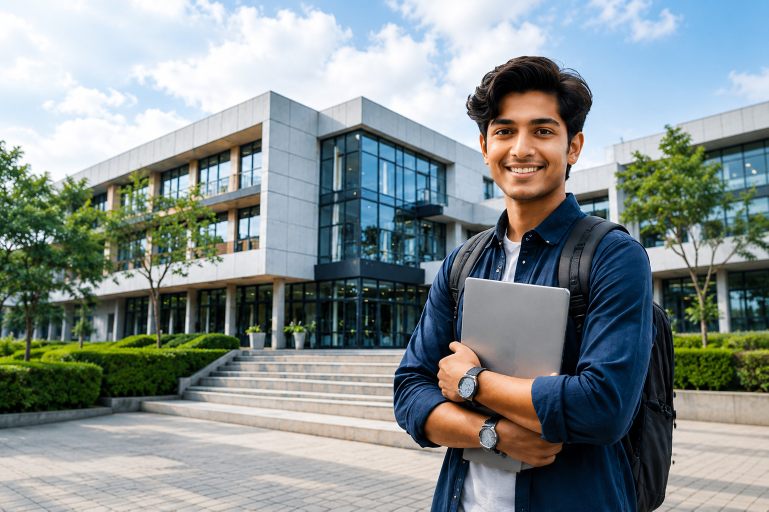
#> input picture src/img-src/aud-student.jpg, 1537 x 1023 px, found by its file name (shown at 1/2 size)
$ python build_images.py
#> lines starting #> are read from the running program, lines starting #| are printed output that depends on the picture
# -*- coding: utf-8 -*-
"""
Image pipeline.

Takes the uploaded source images, assigns each to a named slot, slices the
"Representative Projects" composite into six individual project cards, and
emits responsive AVIF + WebP at three widths.

Run:  python3 build_images.py
"""

import os, shutil
from PIL import Image
try:                      # Pillow < 11.3 needs a plugin to write AVIF
    import pillow_avif    # noqa: F401
except ImportError:
    pass

# Override with IMAGE_SRC when the originals live somewhere else, which they
# will on any machine other than the one that first built this.
SRC = os.environ.get("IMAGE_SRC", "/mnt/user-data/uploads")
OUT = os.path.join(os.path.dirname(os.path.abspath(__file__)), "assets/img")

# slot -> (source file, tier, alt text, caption)
# tier A = work/objects, no people. B = labelled illustrative. C = people.
SLOTS = {
    # --- Tier C: people -----------------------------------------------------
    "hero": ("ChatGPT_Image_Aug_13__2026__01_00_48_PM.png", "C",
             "Engineers working on BIM models at a row of workstations",
             "Illustrative image"),
    "facilities": ("ChatGPT_Image_Aug_13__2026__01_26_22_PM.png", "C",
                   "Open-plan CAD training floor with multiple workstations",
                   "Illustrative image — photography of the Sector 14 centre pending"),
    "classroom": ("ChatGPT_Image_Aug_13__2026__01_16_09_PM.png", "C",
                  "A trainer explaining a Revit model to a class on a large display",
                  "Illustrative image"),
    "sitevisit": ("ChatGPT_Image_Aug_13__2026__01_26_03_PM.png", "C",
                  "Engineers in hard hats reviewing drawings on a construction site",
                  "Illustrative image"),
    "presentation": ("ChatGPT_Image_Aug_13__2026__01_26_13_PM.png", "C",
                     "Learners presenting a mechanical gear assembly to a reviewer",
                     "Illustrative image"),
    "corporate": ("ChatGPT_Image_Aug_13__2026__01_25_41_PM.png", "C",
                  "A team reviewing an industrial plant layout on screen",
                  "Illustrative image"),
    "trainer-context": ("ChatGPT_Image_Aug_13__2026__01_22_31_PM.png", "C",
                        "A trainer presenting design software to a seated group",
                        "Illustrative image — not a portrait of a named trainer"),
    # Its own slot rather than replacing "corporate", which the homepage and the
    # Life @ CADD gallery also use.
    "industry-team": ("About.jpg", "C",
                      "Learners at workstations in a CAD training lab",
                      "Illustrative image"),

    # --- Tier A: work and objects, no people --------------------------------
    "printing": ("ChatGPT_Image_Aug_13__2026__01_10_00_PM.png", "A",
                 "A 3D printer producing a mechanical housing beside the CAD model it was printed from",
                 "Representative of the CAD-to-prototype workflow"),
    "mech": ("ChatGPT_Image_Aug_13__2026__01_12_36_PM.png", "A",
             "Exploded view of a machined mechanical assembly laid over technical drawings",
             "Representative project output"),
    "arch": ("ChatGPT_Image_Aug_13__2026__01_12_46_PM.png", "A",
             "Architectural visualisation of a modern residence at dusk",
             "Representative project output"),
    "bim": ("ChatGPT_Image_Aug_13__2026__01_16_01_PM.png", "A",
            "A building shown as a photograph, a coordinated BIM model and a drawing set",
            "Representative project output"),
    "civil": ("ChatGPT_Image_Aug_13__2026__01_23_01_PM.png", "A",
              "A highway interchange shown as built, as a Civil 3D corridor model and as cross sections",
              "Representative project output"),

    # Student work. 5:4 source; the 4:3 card trims 6% top and bottom, which is
    # dark background above and the edge of the drawing sheet below.
    "proj-mep-coordination": ("MEP Services.png", "B",
                              "A federated MEP model in Revit with colour-coded HVAC, plumbing and "
                              "electrical services, the systems browser and a clash detective report",
                              "Representative project"),

    # --- Per-programme card art ---------------------------------------------
    "prog-revit-architecture": ("Revit Architecture.png", "A",
                                "A three-storey building shown half as a finished render and half as a "
                                "Revit model with structure and MEP services exposed, over drawing sheets",
                                "Representative project output"),
    "prog-revit-structure": ("Revit Structure.png", "A",
                             "A reinforced concrete frame model beside the same structure open in Revit, "
                             "with the project browser showing structural plans and levels",
                             "Representative project output"),
    "prog-revit-mep": ("Revit MEP.png", "A",
                       "A coordinated Revit MEP model on screen showing colour-coded ducting, pipework "
                       "and services above a ceiling, with duct and pipe fittings on the desk",
                       "Representative project output"),
    "prog-civil-3d": ("Civil 3D.png", "A",
                      "A highway interchange corridor model open in Civil 3D showing alignments and "
                      "surfaces, beside a physical road and bridge model on drawing sheets",
                      "Representative project output"),
    "prog-autocad-civil": ("AutoCad Civil.png", "A",
                           "A highway alignment drawing open in AutoCAD Civil showing contours, "
                           "carriageways and a roundabout, over printed setting-out sheets",
                           "Representative project output"),
    "prog-staad-pro": ("STAAD.Pro.png", "A",
                       "A steel frame analysed in STAAD.Pro with beam stresses shown as a colour "
                       "contour and a legend, beside a printed structural drawing set",
                       "Representative project output"),
    "prog-etabs": ("ETABS (CSI).png", "A",
                   "A multi-storey building analysed in ETABS with member forces shown as a colour "
                   "contour and a legend, beside a concrete frame model and drawing sheets",
                   "Representative project output"),
    "prog-5d-bim": ("5D BIM.png", "A",
                    "A 5D BIM workspace showing a building model beside a cost summary, a quantity "
                    "takeoff table and a project schedule, with a concrete frame model on the desk",
                    "Representative project output"),
    "prog-5d-bim-navisworks": ("5D BIM using Navisworks.png", "A",
                               "A federated hospital model open in Navisworks with the Clash Detective "
                               "listing hard and soft clashes and a quantity takeoff panel alongside",
                               "Representative project output"),
    "prog-sketchup": ("SketchUp.png", "A",
                      "A house modelled in SketchUp with the materials tray open, beside a timber "
                      "massing model and a sketchbook of hand-drawn elevations",
                      "Representative project output"),
    "prog-v-ray": ("V-Ray.png", "A",
                   "A dusk exterior render in the V-Ray frame buffer with the asset editor showing "
                   "render quality and environment settings, beside printed sketches and renders",
                   "Representative project output"),
    "prog-lumion": ("Lumion.png", "A",
                    "A landscaped office building in Lumion with the movie effects panel open and a "
                    "walkthrough clip timeline showing the same view from day through to night",
                    "Representative project output"),
    "prog-3ds-max": ("3D Max for Engineers.png", "A",
                     "A house in 3ds Max shown across perspective, wireframe and shaded viewports "
                     "with the modelling panel open, beside a physical massing model and sketches",
                     "Representative project output"),
    "prog-solidworks": ("SolidWorks.png", "A",
                        "A machined bearing housing modelled in SolidWorks with its feature tree, "
                        "a simulation result on a laptop, and the finished metal part on the desk",
                        "Representative project output"),
    "prog-catia": ("CATIA.png", "A",
                   "An engine bracket modelled in CATIA V5 with its specification tree of pads, "
                   "pockets and fillets, beside a detail drawing and the machined part",
                   "Representative project output"),
    "prog-nx-cad": ("NX CAD.png", "A",
                    "An engine bracket modelled in Siemens NX with its part navigator history, a "
                    "wireframe view on a laptop, and the machined part beside vernier callipers",
                    "Representative project output"),
    # 5:4 source, unlike the 4:3 rest. The card crops 6% vertically, which is
    # all background here — checked, no logo or caption is lost.
    "prog-creo": ("Creo.png", "A",
                  "A gearbox assembly shown as a cutaway in Creo Parametric with its model tree of "
                  "housing, shaft, gear and bearing parts, over dimensioned 2D drawings",
                  "Representative project output"),
    "prog-ansys": ("Ansys.png", "A",
                   "A static structural analysis in Ansys Mechanical showing von Mises stress on a "
                   "bracket as a colour contour with its scale, mesh and results tree",
                   "Representative project output"),
    "prog-ansys-workbench": ("Ansys Workbench.png", "A",
                             "The Ansys Workbench project schematic linking geometry, static "
                             "structural, fluid flow and system coupling blocks into one workflow",
                             "Representative project output"),
    # 3:2 source. The card crops 11% horizontally, all of it room background —
    # the application window (x 174-1410) is well inside what survives.
    "prog-ansys-fluent": ("Ansys Fluent.png", "A",
                          "A CFD result in Ansys Fluent showing static pressure contours and flow "
                          "streamlines through a valve, with the residuals plot converging",
                          "Representative project output"),
    "prog-nx-nastran": ("NX Nastran.png", "A",
                        "A meshed bracket solved in NX Nastran showing nodal displacement as a "
                        "colour contour, with the simulation navigator and solution summary",
                        "Representative project output"),
    "prog-autodesk-inventor": ("Autodesk Inventor.png", "A",
                               "A gearbox assembly cutaway in Autodesk Inventor with its browser "
                               "listing housing, shafts, spur gears, bearings and fasteners",
                               "Representative project output"),
    "prog-gdt": ("GD & T.png", "A",
                 "A toleranced part drawing carrying feature control frames and datum references, "
                 "with a reference panel explaining position, flatness and perpendicularity",
                 "Representative project output"),
    "prog-autocad-mechanical": ("AutoCAD 2D & 3D Mechanical.png", "A",
                                "A gearbox in AutoCAD shown as a dimensioned 2D drawing beside the "
                                "same part as a 3D solid model cut away to reveal the gear train",
                                "Representative project output"),
    "prog-autocad-3d": ("AutoCAD 3D.png", "A",
                        "A hinge bracket modelled as a 3D solid in AutoCAD with the properties "
                        "palette and solid editing tools open, beside a hand sketch of the part",
                        "Representative project output"),
    "prog-3d-printing": ("3D Printing & Prototyping.png", "A",
                         "A bracket on screen as a CAD model and mid-print on a 3D printer, with "
                         "finished prints, a lattice cube and a gear laid out beside callipers",
                         "Representative project output"),
    "prog-primavera-ppm": ("Primavera P6 with PPM.png", "A",
                           "A planner working through a construction programme, with the schedule "
                           "as a Gantt chart on screen, drawings on the desk and a site model",
                           "Representative project output"),
    "prog-ms-project-ppm": ("MS Project with PPM.png", "A",
                            "A project plan in MS Project showing a task breakdown and Gantt chart "
                            "with a portfolio dashboard of health status, cost and resource summaries",
                            "Representative project output"),
    "prog-autocad-electrical": ("AutoCAD Electrical.png", "A",
                                "A motor control circuit drawn in AutoCAD Electrical with the "
                                "project manager, ladder wiring and a components tool palette",
                                "Representative project output"),
    "prog-pc-schematic": ("PC Schematic.png", "A",
                          "A motor control circuit documented in PC|SCHEMATIC Automation with the "
                          "project explorer, IEC symbol library and a titled drawing sheet",
                          "Representative project output"),
    "prog-automation-cad": ("Automation CAD.png", "A",
                            "A PLC control circuit drawn in an automation CAD package showing "
                            "digital and analogue I/O modules, contactors and a motor starter",
                            "Representative project output"),

    # --- Life @ CADD gallery tiles ------------------------------------------
    "competition": ("Missing gallery image — Technical Competition.png", "C",
                    "Learners comparing a machined engine housing against the 3D model on screen during a design contest",
                    "Illustrative image"),
    "career-workshop": ("Missing gallery image — Career Workshop.png", "C",
                        "A speaker walking a seated group through engineering career paths on a large display",
                        "Illustrative image"),
    "mock-interview": ("Missing gallery image — Mock Interview.png", "C",
                       "A candidate being interviewed by two panellists across a table at a recruitment drive",
                       "Illustrative image"),
    "job-fair": ("Job Fair.png", "C",
                 "Two candidates with CVs talking to an employer at a recruitment stall showing engineering project work",
                 "Illustrative image"),
}

# The "Representative Projects" composite, sliced into six cards.
# (name, slug, tag, crop box on the 1448x1086 source, alt)
GRID_SRC = "ChatGPT_Image_Aug_13__2026__01_23_06_PM__1_.png"
GRID_CELLS = [
    ("BIM coordination", "bim-coordination", "bim", (16, 158, 476, 481),
     "Integrated 3D building information model with architectural, structural and MEP systems"),
    ("Highway corridor design", "highway-corridor", "civil", (490, 158, 950, 481),
     "Civil 3D model showing highway alignment, corridor design and earthwork analysis"),
    ("RCC structural analysis", "rcc-structure", "struct", (964, 158, 1432, 481),
     "STAAD.Pro and ETABS model for structural analysis and design of an RCC building"),
    ("Mechanical assembly", "mechanical-assembly", "mech", (16, 620, 476, 947),
     "3D model of a mechanical engine assembly created in SolidWorks"),
    ("Architectural visualisation", "architectural-viz", "arch", (490, 620, 950, 947),
     "Architectural design and visualisation created using Revit"),
    ("Construction programme", "construction-programme", "pm", (964, 620, 1432, 947),
     "Construction schedule and project controls built in Primavera P6"),
]

WIDTHS = [480, 960, 1600, 2400]

# Audience-card art. These replace an inline SVG drawing, so they have to land
# in exactly the box the drawing occupied (260:150) or the card row loses its
# rhythm. Each is trimmed to its content and then padded back out to that ratio
# on white — the same white the card sits on, so the padding is invisible and
# nothing is cropped away.
CARD_ART = {
    # All four are photographs now rather than drawings, so each was cropped to
    # the box instead of padded — the trim/pad path below would letterbox them on
    # white. Sources kept in src/img-src/. Every crop is centred except
    # aud-fresher, taken from the top so the subject's head stays whole.
    "aud-student": ("aud-student.jpg", 260 / 150,
                    "A smiling student holding a laptop outside a college building"),
    "aud-fresher": ("aud-fresher.jpg", 260 / 150,
                    "A learner working on a mechanical CAD drawing at a desktop workstation"),
    "aud-professional": ("aud-workingProfessional.png", 260 / 150,
                         "A working professional reviewing a 3D building model on a desktop workstation"),
    "aud-corporate": ("aud-corporate.png", 260 / 150,
                      "Glass office towers seen from street level"),
}
CARD_ART_W = 960          # these render ~240 CSS px wide; 960 covers 4x DPR


def emit(im, stem, upscale=1.0):
    """Write AVIF + WebP across the width ladder. Returns bytes written."""
    from PIL import ImageFilter
    total = 0

    if upscale > 1.0:
        # Sliced cards are natively small. A Lanczos upscale plus a light
        # unsharp pass will not invent detail, but it stops the browser doing
        # a cheap bilinear stretch, which is what actually reads as "blurry".
        w0, h0 = im.size
        im = im.resize((round(w0 * upscale), round(h0 * upscale)), Image.LANCZOS)
        im = im.filter(ImageFilter.UnsharpMask(radius=1.1, percent=62, threshold=3))

    w0, h0 = im.size
    ladder = [w for w in WIDTHS if w <= w0 * 1.15]
    # A source narrower than 960 would otherwise stop at 480 and throw away
    # resolution we actually have. Keep the native size as the top rung.
    if w0 < 960 and w0 not in ladder:
        ladder.append(w0)
    for w in sorted(ladder):
        if w > w0 * 1.15:
            continue
        h = round(h0 * w / w0)
        r = im.resize((w, h), Image.LANCZOS) if w != w0 else im
        # higher fidelity on the tiers a large screen actually pulls
        q_avif = 68 if w >= 1600 else (64 if w >= 960 else 60)
        for ext, kw in (("avif", dict(quality=q_avif)),
                        ("webp", dict(quality=84, method=6))):
            p = os.path.join(OUT, f"{stem}-{w}.{ext}")
            r.save(p, **kw)
            total += os.path.getsize(p)
    return total


def main():
    # Additive, deliberately. The original uploads for most slots are long gone;
    # wiping OUT would destroy artwork this script can no longer regenerate.
    # Only slots whose source is present are re-emitted, and the manifest is
    # merged rather than replaced.
    os.makedirs(OUT, exist_ok=True)

    manifest = {}
    try:
        from image_manifest import IMAGES
        manifest.update(IMAGES)
    except ImportError:
        pass
    total = 0

    for slot, (fn, tier, alt, cap) in SLOTS.items():
        src = os.path.join(SRC, fn)
        if not os.path.exists(src):
            print(f"  ! missing source for {slot}: {fn}")
            continue
        im = Image.open(src).convert("RGB")
        total += emit(im, slot)
        manifest[slot] = {"tier": tier, "alt": alt, "caption": cap,
                          "w": im.size[0], "h": im.size[1]}
        print(f"  {slot:18} {im.size[0]}x{im.size[1]}  tier {tier}")

    for slot, (fn, aspect, alt) in CARD_ART.items():
        src = os.path.join(SRC, fn)
        if not os.path.exists(src):
            print(f"  ! missing source for {slot}: {fn}")
            continue
        im = Image.open(src).convert("RGB")
#> im is the input picture: PIL image 1537x1023 RGB; mean R, G, B 133.1, 143, 142.7

        # Trim the surrounding white so the artwork fills the box.
        from PIL import ImageChops
        diff = ImageChops.difference(im, Image.new("RGB", im.size, (255, 255, 255)))
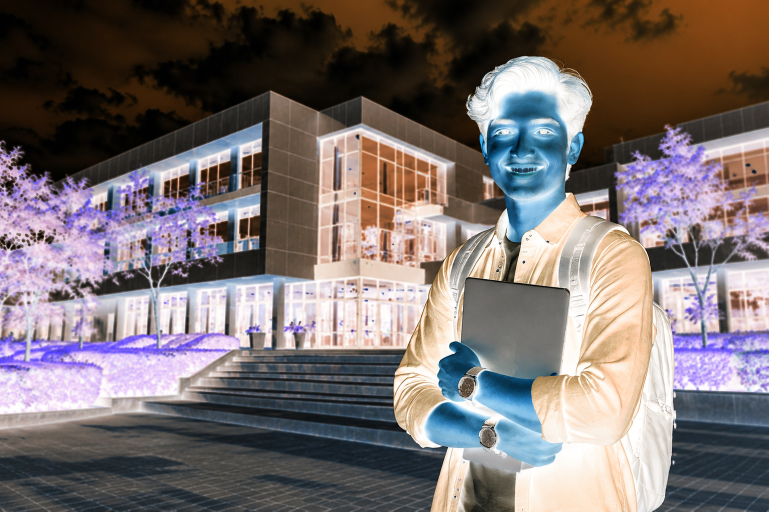
#> diff: PIL image 1537x1023 RGB (shown at 1/2 size); mean R, G, B 121.9, 112, 112.3
        bbox = diff.convert("L").point(lambda p: 255 if p > 12 else 0).getbbox()
#> bbox = (0, 0, 1537, 1023)
        if bbox:
            im = im.crop(bbox)

        # Pad back out to the card-art ratio, centred, on white.
        w, h = im.size
        if w / h < aspect:
            cw, ch = round(h * aspect), h
        else:
            cw, ch = w, round(w / aspect)
        canvas = Image.new("RGB", (cw, ch), (255, 255, 255))
#> canvas: PIL image 1773x1023 RGB; every value is 255
        canvas.paste(im, ((cw - w) // 2, (ch - h) // 2))
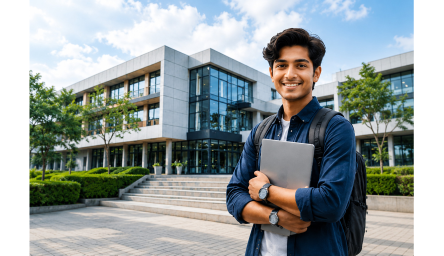
#> canvas: PIL image 1773x1023 RGB (shown at 1/4 size); mean R, G, B 149.3, 157.9, 157.7
        canvas = canvas.resize((CARD_ART_W, round(CARD_ART_W * ch / cw)), Image.LANCZOS)
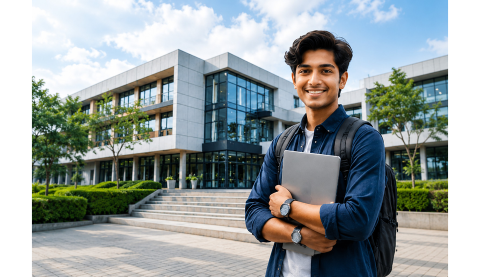
#> canvas: PIL image 960x554 RGB (shown at 1/2 size); mean R, G, B 149.3, 157.9, 157.7

        total += emit(canvas, slot)
#> the loop in emit, `for w in sorted(ladder):` made 2 passes
#> pass 1, in emit, `r = im.resize((w, h), Image.LANCZOS) if w != w0 else im`:
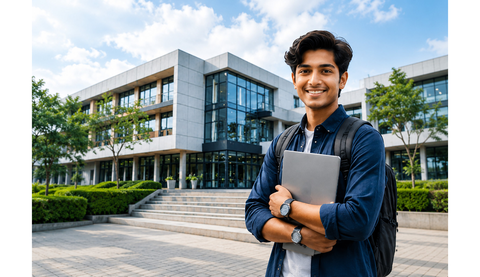
#> r: PIL image 480x277 RGB; mean R, G, B 149.3, 157.9, 157.7
#> after the loop in emit, `for w in sorted(ladder):`: total = 1027736
#> total = 1027736
        manifest[slot] = {"tier": "C", "alt": alt, "caption": "",
                          "w": canvas.size[0], "h": canvas.size[1]}
        print(f"  {slot:18} {canvas.size[0]}x{canvas.size[1]}  card art")
#|   aud-student        960x554  card art

    grid_path = os.path.join(SRC, GRID_SRC)
    if not os.path.exists(grid_path):
        print(f"\n  ! {GRID_SRC} not present — keeping the existing project cards")
        GRID_CELLS.clear()
    grid = Image.open(grid_path).convert("RGB") if GRID_CELLS else None
    if GRID_CELLS:
        print(f"\n  slicing {GRID_SRC} ({grid.size[0]}x{grid.size[1]}) into {len(GRID_CELLS)} cards")
    for name, slug, tag, box, alt in GRID_CELLS:
        cell = grid.crop(box)
        # normalise every card to 4:3 so the grid never jumps
        tw, th = cell.size
        target = 4 / 3
        if tw / th > target:
            nw = int(th * target)
            cell = cell.crop(((tw - nw) // 2, 0, (tw - nw) // 2 + nw, th))
        else:
            nh = int(tw / target)
            cell = cell.crop((0, 0, tw, nh))
        stem = "proj-" + slug
        total += emit(cell, stem, upscale=2.2)
        manifest[stem] = {"tier": "B", "alt": alt, "caption": "Representative project",
                          "name": name, "tag": tag, "w": cell.size[0], "h": cell.size[1]}
        print(f"    {slug:24} {cell.size[0]}x{cell.size[1]}")

    # encoding is explicit: captions carry em-dashes, and Windows would
    # otherwise write cp1252 that Python cannot read back as UTF-8.
    with open(os.path.join(os.path.dirname(OUT), "..", "image_manifest.py"),
              "w", encoding="utf-8") as f:
        f.write("# generated by build_images.py — do not edit\nIMAGES = ")
        f.write(repr(manifest))
        f.write("\n")

    print(f"\n  {len(manifest)} slots, {total/1024/1024:.1f} MB total across all sizes")


if __name__ == "__main__":
    main()
